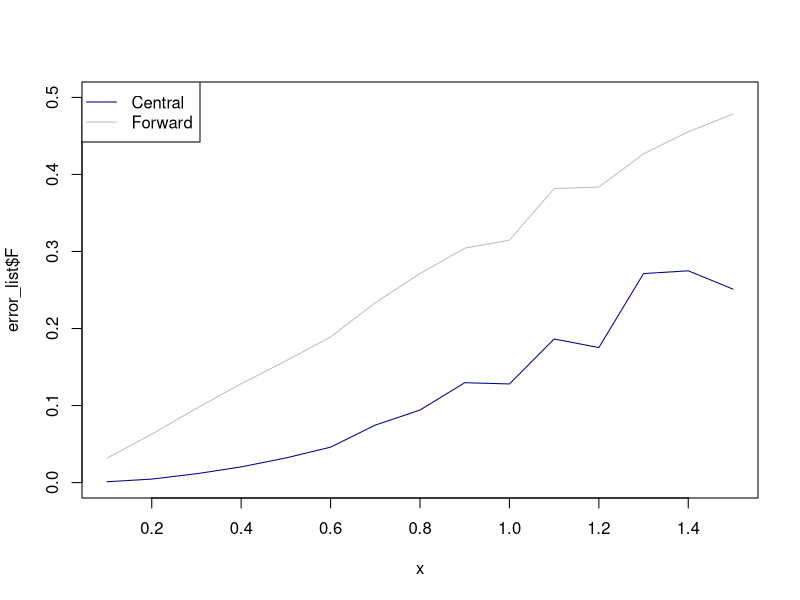
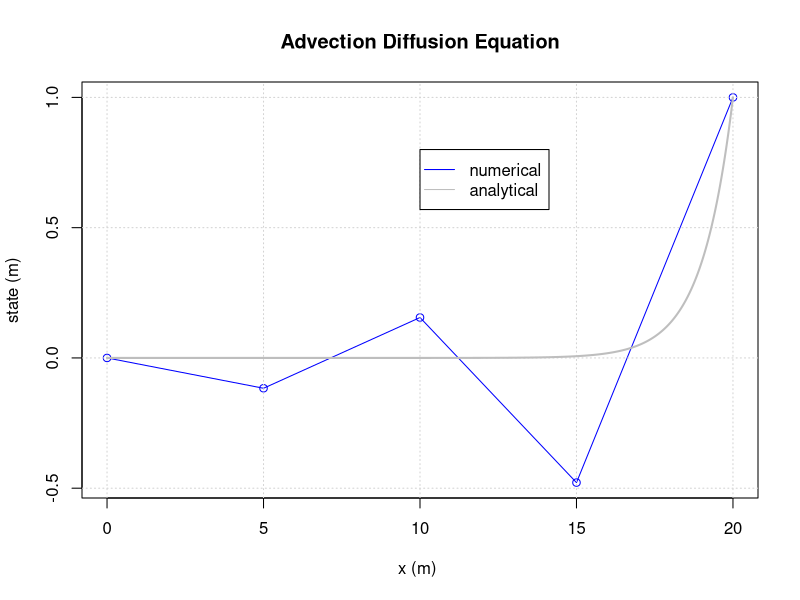
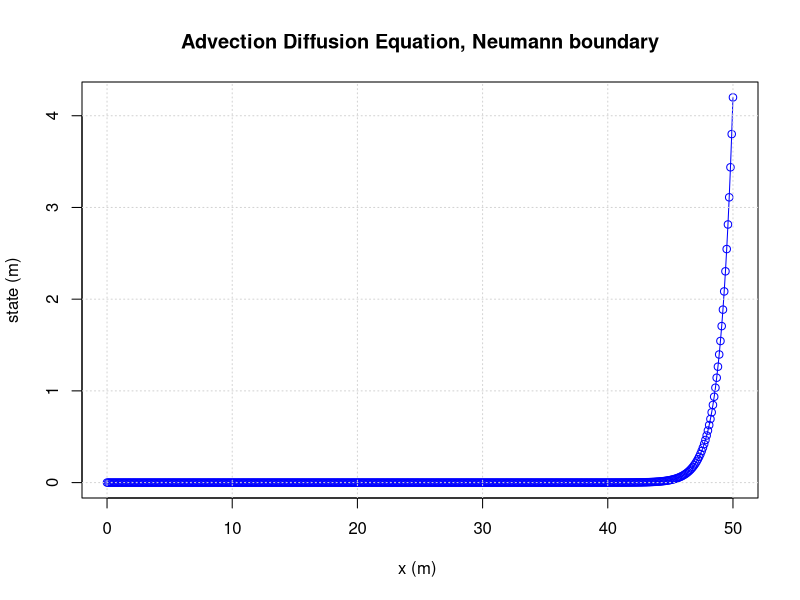

The R source for these figures, in order:
## ---- chunk 1
M=matrix(0,nrow=3,ncol=3)
# bring flux between 1and 2 in matrix
M[1,1] = M[1,1]-7
M[1,2] = M[1,2]+7
M[2,2] = M[2,2]-7
M[2,1] = M[2,1]+7
# bring flux between 1 and 3 in matrix
M[1,1] = M[1,1]-5
M[1,3] = M[1,3]+5
M[3,3] = M[3,3]-5
M[3,1] = M[3,1]+5
# bring flux between 2 and 3 in matrix
M[2,2] = M[2,2]-8
M[2,3] = M[2,3]+8
M[3,3] = M[3,3]-8
M[3,2] = M[3,2]+8
# bring in the boundary condition
M[1,]  = 0
M[1,1] = 1
# right hand side
b = c(2,-1,-2)
print(solve(M,b))
## ---- chunk 2
M = matrix(0,nrow=3,ncol=3)
# the following gives an elegant programming solution
f = c(1,2,3)
t = c(2,3,1)
a = c(7,8,5)
for (i in 1:length(f))
{
  M[f[i],f[i]] = M[f[i],f[i]] - a[i]
  M[f[i],t[i]] = M[f[i],t[i]] + a[i]
  M[t[i],t[i]] = M[t[i],t[i]] - a[i]
  M[t[i],f[i]] = M[t[i],f[i]] + a[i]
}
## ---- chunk 3
f = function(dx=(pi/2))
{
  # scheme C = central
  # scheme F = forward
  
  #### setting up initial parameters
  dx    = dx
  left  = 0
  right = 2*pi
  xcoor = seq(left, right, by=dx) # builds a list of all coordinates
  N     = length(xcoor)
  s     = sin(xcoor)
  c     = cos(xcoor)
  
  ##### CENTRAL SCHEME WITH FORWARD AND BACKWARD VALUES ON THE OUTER NODES
  
  M     = matrix(0, nrow=length(xcoor), ncol=length(xcoor)) # an empty matrix for the differencing scheme
  
  # populating vector and matrix
  for(j in 2:(length(xcoor)-1))
  {
    M[j,j+1] = 1/(2*dx)
    M[j,j-1] = -1/(2*dx)
  }
  M[1,1  ] = -1/dx
  M[1,2  ] = 1/dx
  M[N,N  ] = 1/dx
  M[N,N-1] = -1/dx
  
  # solve matrix equation
  V_c = M %*% s
  
  ##### FORWARD SCHEME WITH BACKWARD RIGHT NODE
  
  M = matrix(0,nrow=length(xcoor),ncol=length(xcoor)) # an empty matrix for the differencing scheme
  
  # populating vector and matrix
  for(j in 1:(length(xcoor)-1))
  {
    M[j,j]   = -1/dx
    M[j,j+1] = 1/dx
  }
  M[N,N  ] = 1/dx
  M[N,N-1] = -1/dx
  
  # solve matrix equation
  V_f = M %*% s
  
  ## error C
  error_c    = mean(abs(V_c - c))
  
  ## error F
  error_f    = mean(abs(V_f - c))
  
  return(list(error_c,error_f))
}
x = seq(0.1,pi/2,by=0.1)
error_list = data.frame("C" = rep(0,length=length(x)), "F" = rep(0,length=length(x)))
for(i in 1:length(x)){
  error = f(x[i])
  error_list[i,] = error
}

plot(x, error_list$F, type="l", col="grey",ylim=c(0,0.5))
lines(x, error_list$C, type="l", col="darkblue")
legend("topleft", c("Central", "Forward"), col = c("darkblue","grey"), lty = c(1,1), pch = c(-1,-1))
## ---- chunk 4
dx    = 5    # step size
D     = 5    # diffusion coefficient
u     = 5    # advection coefficient
bl    = 0    # left boundary
br    = 1    # right boundary
n     = 5    # amount of nodes
## ---- chunk 5
dx    = 5    # step size
D     = 5    # diffusion coefficient
u     = 5    # advection coefficient
bl    = 0    # left boundary
br    = 1    # right boundary
n     = 5    # amount of nodes

left  = 0    # left coordinate
xcoor = seq(left,dx*(n-1), by=dx)

V     = c()  # build an empty vector for the solutions
M     = matrix(0,nrow=length(xcoor),ncol=length(xcoor)) 

for(j in 2:(length(xcoor)-1))
{
  M[j,j-1] = -u/(2*dx) - D/(dx^2)
  M[j,j  ] = 2*D/(dx^2)
  M[j,j+1] = u/(2*dx) - D/(dx^2)
  V[j]     = 0
}

# Left boundary
M[1,1] = 1
V[1]   = bl

# Right boundary
M[n,n] = 1
V[n]   = br

# Solve the system
s = solve(M,V)

# Plotting
plot(xcoor,s,ylab="state (m)",xlab="x (m) ",type='o',col='blue')
title(main='Advection Diffusion Equation')
grid()

# Calculate and plot the analytical solution
L = dx*(n-1)
xcooranalyt = seq(0,L, by=0.01)
sanalyt = c()
Danalyt = D
uanalyt = u
Peanalyt = uanalyt*L/Danalyt

for(j in 1:(length(xcooranalyt)))
{
  sanalyt[j] = bl+(exp(xcooranalyt[j]*Peanalyt/L)-1.)/(exp(Peanalyt)-1.)*(br-bl)
}

lines(xcooranalyt,sanalyt,col="grey",lwd=2) # analytical solution
legend(10, 0.8, c("numerical", "analytical"), col = c("blue","grey"), lty = c(1,1), pch = c(-1,-1))
## ---- chunk 6
dx    = 0.1    # step size
D     = 5    # diffusion coefficient
u     = 5    # advectio coefficient
bl    = 0    # left boundary
br    = 0.4    # right boundary

left  = 0    # left coordinate
right = 50
xcoor = seq(left,right, by=dx)
N     = length(xcoor)

V     = c()  # build an empty vector for the solutions
M     = matrix(0,nrow=length(xcoor),ncol=length(xcoor)) 

for(j in 2:(length(xcoor)-1))
{
  M[j,j-1] = -u/(2*dx) - D/(dx^2)
  M[j,j  ] = 2*D/(dx^2)
  M[j,j+1] = u/(2*dx) - D/(dx^2)
  V[j]     = 0
}

# Left boundary
M[1,1] = 1
V[1]   = bl

# Right boundary

M[N,N]   = 1
M[N,N-1] = -1
V[N]     = br

# Solve the system
s = solve(M,V)

# Plotting
plot(xcoor,s,ylab="state (m)",xlab="x (m) ",type='o',col='blue')
title(main='Advection Diffusion Equation, Neumann boundary')
grid()
